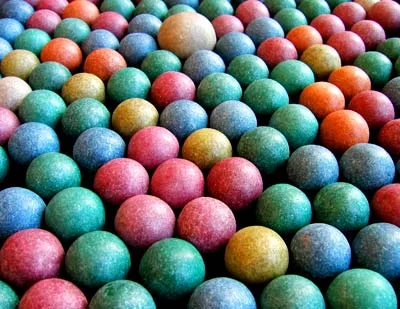
#> input picture data/balls.png, 400 x 309 px
$ python l_a.py
#> lines starting #> are read from the running program, lines starting #| are printed output that depends on the picture
import numpy as np
import cv2


# Einlesen des Bildes
filepath = "../../data/balls.png"
img = cv2.imread(filepath)
#> img is the input picture: shape (309, 400, 3); mean B, G, R 111.7, 113.6, 112.1

''' a) Manuelles Konvertieren '''
img_norm = img.astype(np.float32) / 255.0
height, width, channels = img.shape
#> height = 309; width = 400; channels = 3
hsv_img = np.zeros_like(img_norm)

for x in range(width):
    for y in range(int(height)):
        minimum = np.min(img_norm[y, x])
        b, g, r = img_norm[y, x, 0], img_norm[y, x, 1], img_norm[y, x, 2]
        # V Wert
        v = np.max(img_norm[y, x].copy())

        # S Wert
        if v == 0:
            s = 0
        else:
            s = (v - minimum) / v

        # H Wert
        max_channel_index = np.argmax(img_norm[y, x])
        if (v - np.min(img_norm[y, x])) == 0:
            h = np.zeros(1)
        elif max_channel_index == 2:  # Rot
            h = 60 * (g - b) / (v - minimum)
        elif max_channel_index == 1:  # Grün
            h = 120 + 60 * (b - r) / (v - minimum)
        else:  # Blau
            h = 240 + 60 * (r - g) / (v - minimum)
        if h < 0:
            h += 360
        h /= (2 * 255)

        hsv_img[y, x, 0] = h
        hsv_img[y, x, 1] = s
        hsv_img[y, x, 2] = v
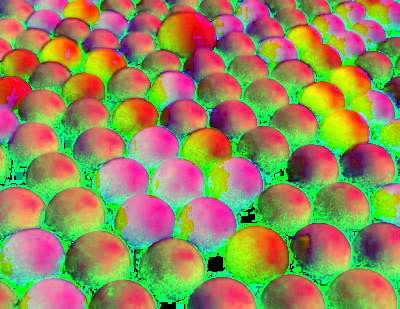
#> hsv_img: shape (309, 400, 3) float32; mean B, G, R 0.346, 0.551, 0.58

hsv_img = np.round(hsv_img * 255)
hsv_img = hsv_img.astype(np.uint8)

''' b) Konvertieren mit OpenCV '''
hsv_img2 = cv2.cvtColor(img, cv2.COLOR_BGR2HSV)
#> hsv_img2: shape (309, 400, 3); mean H, S, V 87.4, 140.5, 148


''' Das Ergebnis überprüfen '''
img2 = cv2.cvtColor(hsv_img, cv2.COLOR_HSV2BGR)
img3 = cv2.cvtColor(hsv_img2, cv2.COLOR_HSV2BGR)

difference = np.sum(np.abs(img2 - img3))
#> difference = 491982
print("Totale Differenz zwischen den Ergebnissen:", difference)
#| Totale Differenz zwischen den Ergebnissen: 491982
max_difference = np.max(np.abs(img2 - img3))
#> max_difference = 255
print("Maximale Abweichung pro Pixel/Kanal:", max_difference)
#| Maximale Abweichung pro Pixel/Kanal: 255
example_differences = img2[0:3, 0:3] - img3[0:3, 0:3]
print("Beispiel Differenzen:\n", example_differences)
#| Beispiel Differenzen:
#|  [[[0 0 0]
#|   [0 0 0]
#|   [0 0 0]]
#|  [[0 0 0]
#|   [0 0 0]
#|   [0 0 0]]
#|  [[0 0 0]
#|   [0 0 0]
#|   [0 0 0]]]

cv2.imshow("ORIGINAL", img)
cv2.imshow("MANUELL", img2)
cv2.imshow("OPENCV", img3)
cv2.waitKey(0)

$ run again, with data/4.png copied over data/balls.png
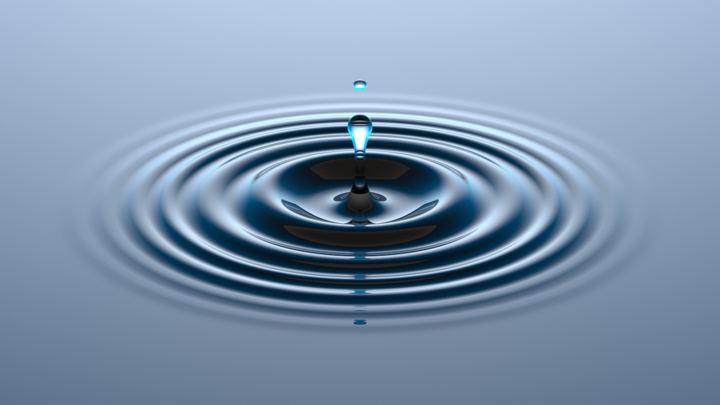
#> input picture data/4.png, 720 x 405 px
#> img is the input picture: shape (405, 720, 3); mean B, G, R 172.2, 148, 125.7
#> after the loop `for x in range(width):`:
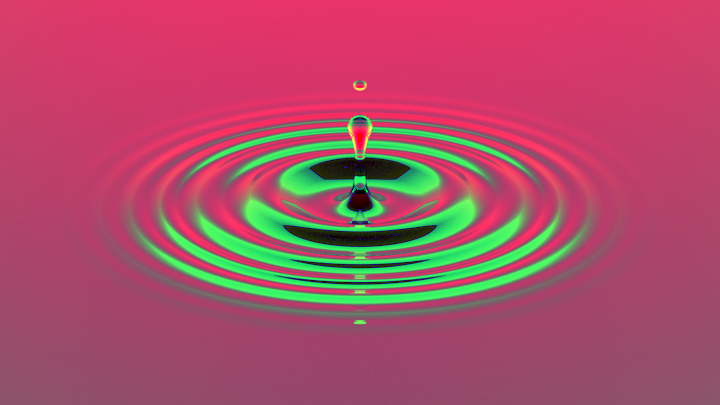
#> hsv_img: shape (405, 720, 3) float32; mean B, G, R 0.409, 0.307, 0.675
#> hsv_img2: shape (405, 720, 3); mean H, S, V 104.5, 78.4, 172.3
#> difference = 146988
#| Totale Differenz zwischen den Ergebnissen: 146988
#> max_difference = 255
#| Maximale Abweichung pro Pixel/Kanal: 255
#| Beispiel Differenzen:
#|  [[[0 0 0]
#|   [0 0 0]
#|   [0 0 0]]
#|  [[0 0 0]
#|   [0 0 0]
#> (further printed lines are left out)
